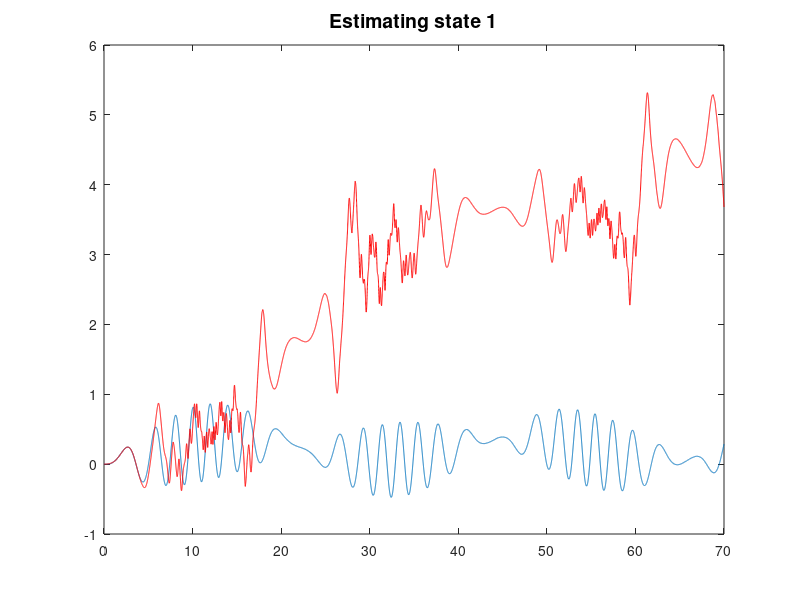
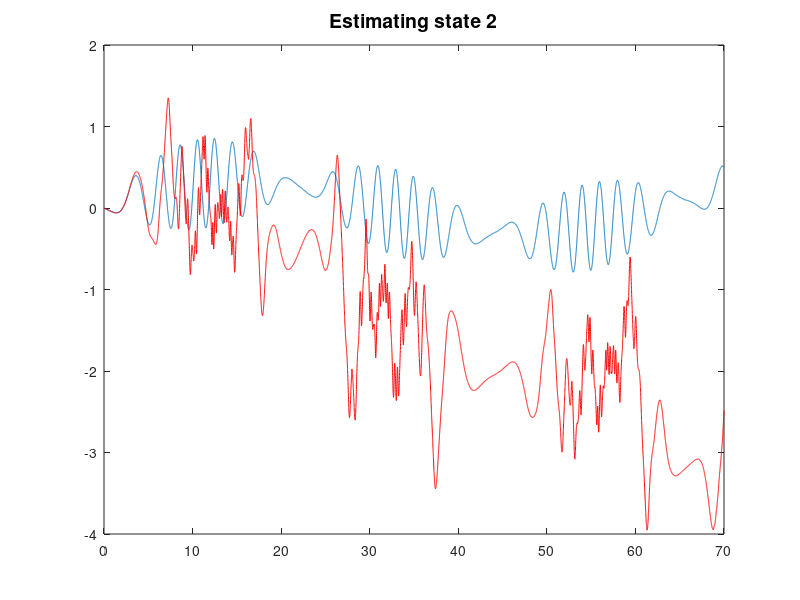
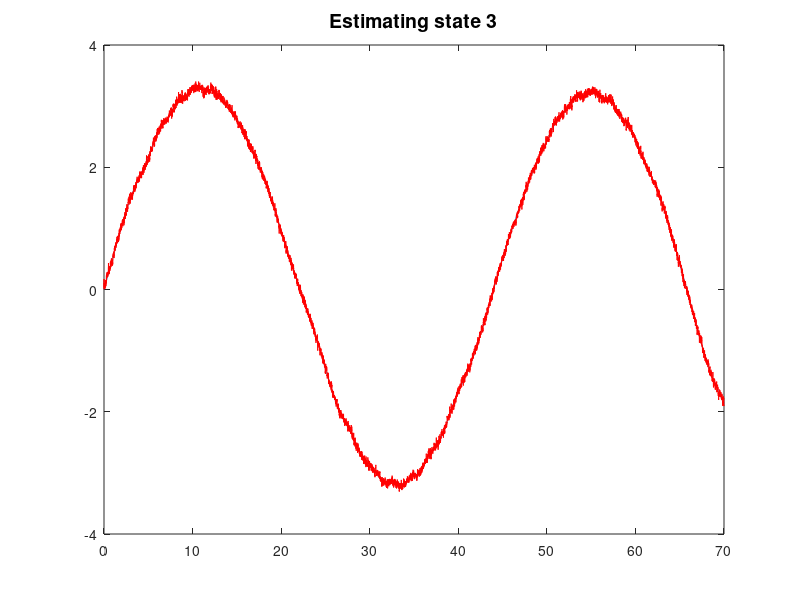
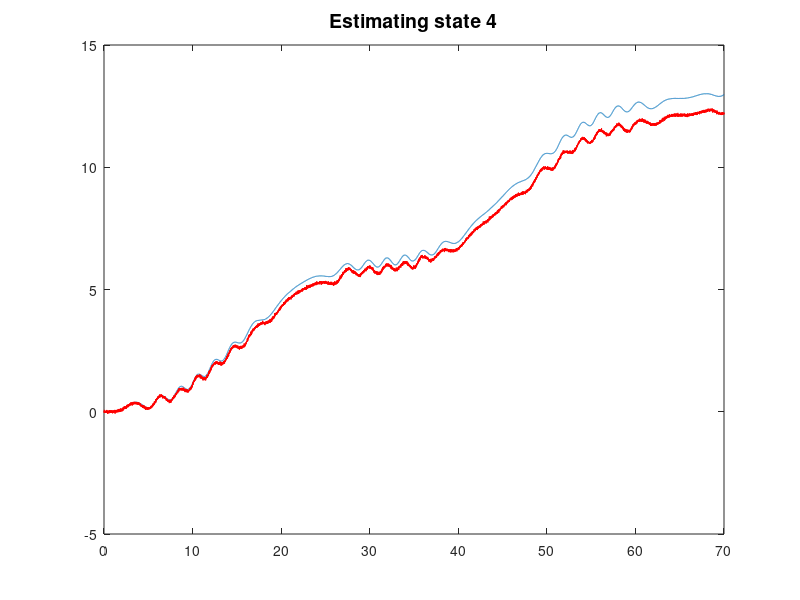

Write MATLAB code to recreate these figures, in order.
%%%%%%%%%%%%%%%%%%%%%%%%%%%%%%%%%%%%%%%%%%%%%%%%%%
% state_ekf.m
% Author: Andrew Bylard
% Stanford University
% May 2016
%%%%%%%%%%%%%%%%%%%%%%%%%%%%%%%%%%%%%%%%%%%%%%%%%%

clear all; close all; clc;

ns = 6;     % Dimension of state
np = 4;     % Dimension of parameters
m = 6;      % Dimension of measurements

% Free-flyer parameters
mf = 10;            % [kg] Mass
rf = 0.15;          % [m] Radius
Jf = 2/5*mf*rf^2;   % [kg*m^2] Moment of inertia
L = 0.05;           % [m] Gripper length

% Grasped object parameters
mo = 5;             % [kg] Mass
ro = 0.30;          % [m] Radius
Jo = 2/5*mo*ro^2;   % [kg*m^2] Moment of inertia
Rcm = rf+L+ro;      % [m] Distance between centers of mass
alpha = 0;          % [rad] Object center of mass offset

mtot = mf+mo;       % [kg] Total mass
Jtot = Jf+Jo;       % [kg*m^2] Summed moments of inertia
J1 = Jtot*mtot+mf*mo*Rcm^2;     % [kg^2*m^2] Common expression

T = 70;
dt = 0.005;
Nsteps = T/dt;
t = 0:dt:T;

%% State EKF Setup
x0 = zeros(ns, 1);
Qs = diag([0.001*ones(3,1); 0.01*ones(3,1)]);
R = diag([0.001*ones(3,1); 0.01*ones(3,1)]);
mu0 = x0;
Sigma0 = 0.1*eye(ns);
    
mu_up = zeros(ns, Nsteps+1);
mu_pr = zeros(ns, Nsteps+1);
Sigma_up = zeros(ns,ns,Nsteps+1);
Sigma_pr = zeros(ns,ns,Nsteps+1);
mu_up(:,1) = mu0;
mu_pr(:,1) = mu0;
Sigma_up(:,:,1) = Sigma0;
Sigma_pr(:,:,1) = Sigma0;
y = zeros(m,Nsteps+1);
x = zeros(ns, Nsteps+1);
x(:,1) = x0;
y_up = zeros(m,Nsteps+1);

At = zeros(ns,ns);
Ct = zeros(m,ns);

for i = 1:Nsteps
    % Input
    a = 0.5;
    Fx = a*sin(t(i)/5);
    Fy = a*cos(t(i)/10);
    tau = a*cos(t(i)/7);
    
    % Predict next state
    mu_pxd = mu_up(1,i);
    mu_pyd = mu_up(2,i);
    mu_thd = mu_up(3,i);
    mu_px = mu_up(4,i);
    mu_py = mu_up(5,i);
    mu_th = mu_up(6,i);
    cta = cos(mu_th+alpha);
    sta = sin(mu_th+alpha);
    mu_pr(:,i+1) = [mu_pxd+dt*(Fx/mtot+mo*Rcm*mu_thd^2*cta/mtot+mo*Rcm*tau*sta/J1+mo^2*Rcm^2*(Fy*cta*sta+Fx*sta^2)/(mtot*J1))
                    mu_pyd+dt*(Fy/mtot+mo*Rcm*mu_thd^2*sta/mtot-mo*Rcm*tau*cta/J1-mo^2*Rcm^2*(Fx*cta*sta+Fy*cta^2)/(mtot*J1))
                    mu_thd+dt*(mtot*tau+mo*Rcm*(Fy*cta+Fx*sta))/J1
                    mu_pxd+dt*mu_pxd
                    mu_pyd+dt*mu_pyd
                    mu_thd+dt*mu_thd];
    At = eye(ns);
    At(1,3) = 2*dt/mtot*mo*Rcm*mu_thd*cta;
    At(2,3) = 2*dt/mtot*mo*Rcm*mu_thd*sta;
    At(1,6) = -dt*mo*Rcm*(-Fy*mo*Rcm*cos(2*(mu_th+alpha))+J1*mu_thd^2*sta-cta*(mtot*tau+2*Fx*mo*Rcm*sta))/(mtot*J1);
    At(2,6) =  dt*mo*Rcm*(-Fx*mo*Rcm*cos(2*(mu_th+alpha))+J1*mu_thd^2*sta+sta*(mtot*tau+2*Fy*mo*Rcm*cta))/(mtot*J1);    
    At(3,6) =  dt*mo*Rcm/J1*(Fx*cta-Fy*sta);
    Sigma_pr(:,:,i+1) = At*Sigma_up(:,:,i)*At'+Qs;
     
    % Simulate the satellite
    pxd = x(1,i); pyd = x(2,i); thd = x(3,i); px = x(4,i); py = x(5,i); th = x(6,i);
    cta = cos(th+alpha); sta = sin(th+alpha);
    x(:,i+1) = [pxd+dt*(Fx/mtot+mo*Rcm*thd^2*cta/mtot+mo*Rcm*tau*sta/J1+mo^2*Rcm^2*(Fy*cta*sta+Fx*sta^2)/(mtot*J1))
                pyd+dt*(Fy/mtot+mo*Rcm*thd^2*sta/mtot-mo*Rcm*tau*cta/J1-mo^2*Rcm^2*(Fx*cta*sta+Fy*cta^2)/(mtot*J1))
                thd+dt*(mtot*tau+mo*Rcm*(Fy*cta+Fx*sta))/J1
                px+dt*pxd
                py+dt*pyd
                th+dt*thd] + mvnrnd(zeros(ns,1),Qs*dt^2)';
            
    % Take measurement
    pxd = x(1,i+1); pyd = x(2,i+1); thd = x(3,i+1); px = x(4,i+1); py = x(5,i+1); th = x(6,i+1);
    cta = cos(th+alpha); sta = sin(th+alpha);
    y(:,i+1) = [px
                py
                th
                Fx/mtot+mo*Rcm*thd^2*cta/mtot+mo*Rcm*tau*sta/J1+mo^2*Rcm^2*(Fy*cta*sta+Fx*sta^2)/(mtot*J1)
                Fy/mtot+mo*Rcm*thd^2*sta/mtot-mo*Rcm*tau*cta/J1-mo^2*Rcm^2*(Fx*cta*sta+Fy*cta^2)/(mtot*J1)
                thd] + mvnrnd(zeros(m,1),R)';
    
    % Update state estimate
    mu_pxd = mu_pr(1,i+1); mu_pyd = mu_pr(2,i+1); mu_thd = mu_pr(3,i+1); mu_px = mu_pr(4,i+1); mu_py = mu_pr(5,i+1); mu_th = mu_pr(6,i+1);
    cta = cos(th+alpha); sta = sin(th+alpha);
    Ct(1,4) = 1; Ct(2,5) = 1; Ct(3,6) = 1; Ct(6,3) = 1;
    Ct(4,6) = -mo*Rcm*(-Fy*mo*Rcm*cos(2*(mu_th+alpha))+J1*mu_thd^2*sta-cta*(mtot*tau+2*Fx*mo*Rcm*sta))/(mtot*J1);
    Ct(5,6) =  mo*Rcm*(-Fx*mo*Rcm*cos(2*(mu_th+alpha))+J1*mu_thd^2*sta+sta*(mtot*tau+2*Fy*mo*Rcm*cta))/(mtot*J1);    
    mu_up(:,i+1) = mu_pr(:,i+1)+Sigma_pr(:,:,i+1)*Ct'*inv(Ct*Sigma_pr(:,:,i+1)*Ct'+R)*(y(:,i+1)-Ct*mu_pr(:,i+1));
    Sigma_up(:,:,i+1) = Sigma_pr(:,:,i+1)-Sigma_pr(:,:,i+1)*Ct'*inv(Ct*Sigma_pr(:,:,i+1)*Ct'+R)*Ct*Sigma_pr(:,:,i+1);
    
    % Predict measurement
    mu_pxd = mu_up(1,i+1); mu_pyd = mu_up(2,i+1); mu_thd = mu_up(3,i+1); mu_px = mu_up(4,i+1); mu_py = mu_up(5,i+1); mu_th = mu_up(6,i+1);
    cta = cos(mu_th+alpha); sta = sin(mu_th+alpha);
    y_up(:,i+1) = [mu_px
                   mu_py
                   mu_th
                   Fx/mtot+mo*Rcm*mu_thd^2*cta/mtot+mo*Rcm*tau*sta/J1+mo^2*Rcm^2*(Fy*cta*sta+Fx*sta^2)/(mtot*J1)
                   Fy/mtot+mo*Rcm*mu_thd^2*sta/mtot-mo*Rcm*tau*cta/J1-mo^2*Rcm^2*(Fx*cta*sta+Fy*cta^2)/(mtot*J1)
                   mu_thd];
end

for i = 1:ns
    figure
    plot(t,x(i,:)); hold on
    plot(t,mu_up(i,:),'r')
    title(['Estimating state ' num2str(i)],'fontsize',14)
end

for i = 1:ns
    figure
    plot(t,y(i,:)); hold on
    plot(t,y_up(i,:),'r')
    title(['Estimating measurement ' num2str(i)],'fontsize',14)
end